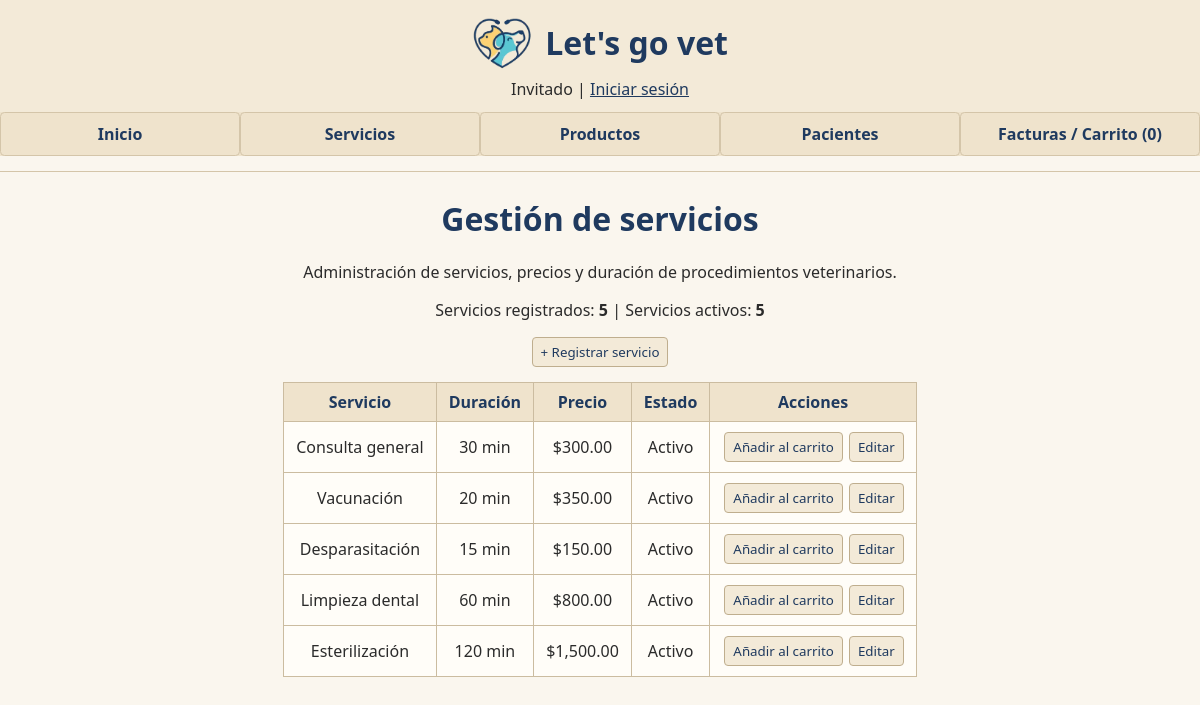
The page /index.php?page=servicios on the database its author committed.
### tables this page shows
CREATE TABLE `servicios` (
  `id_servicio` int(11) NOT NULL,
  `servicio` varchar(150) NOT NULL,
  `duracion` varchar(50) DEFAULT '30 min',
  `descripcion` varchar(255) DEFAULT '',
  `tipo_cobro` varchar(50) DEFAULT 'Consulta',
  `precio` decimal(10,2) NOT NULL,
  `activo` tinyint(1) DEFAULT 1,
  `creado_en` timestamp NULL DEFAULT current_timestamp()
);

### pages/servicios.php (the view, shortened to what this page needs)
<?php
$total_servicios = $conection->query("SELECT COUNT(*) AS total FROM servicios")->fetch_assoc()['total'];
$activos_servicios = $conection->query("SELECT COUNT(*) AS total FROM servicios WHERE activo = 1")->fetch_assoc()['total'];
$resultado = $conection->query("SELECT id_servicio, servicio, duracion, precio, activo FROM servicios");
?>
<h1>Gestión de servicios</h1>
<p>Administración de servicios, precios y duración de procedimientos veterinarios.</p>
<p>Servicios registrados: <strong><?= $total_servicios ?></strong> | Servicios activos: <strong><?= $activos_servicios ?></strong></p>
<button popovertarget="nuevo-servicio">+ Registrar servicio</button>
<table>
    <thead>
        <tr>
            <th>Servicio</th>
            <th>Duración</th>
            <th>Precio</th>
            <th>Estado</th>
            <th>Acciones</th>
        </tr>
    </thead>
    <tbody>
        <?php while ($row = $resultado->fetch_assoc()): ?>
        <tr>
            <td><?= htmlspecialchars($row['servicio']) ?></td>
            <td><?= htmlspecialchars($row['duracion'] ?? '') ?></td>
            <td>$<?= number_format($row['precio'], 2) ?></td>
            <td><?= $row['activo'] ? 'Activo' : 'Inactivo' ?></td>
            <td>
                <form action="config/sesion.php" method="POST">
                    <button type="submit" <?= !$row['activo'] ? 'disabled' : '' ?>>Añadir al carrito</button>
                </form>
                <button type="button" popovertarget="serv-<?= $row['id_servicio'] ?>">Editar</button>
            </td>
        </tr>
        <?php endwhile; ?>
    </tbody>
</table>

### estilos.css (style rules this page uses)
body { margin: 0; font-family: 'Segoe UI', Arial, sans-serif; background-color: #faf6ee; color: #2b2b2b; text-align: center; }
h1, h2, h3 { color: #1f3a5f; }
table { border-collapse: collapse; margin: 15px auto; background-color: #fffdf8; }
th, td { border: 1px solid #cbbca0; padding: 8px 12px; }
th { background-color: #efe3cc; color: #1f3a5f; }
td form { display: inline-block; margin: 2px; }
input, select, button { font-family: inherit; padding: 5px 8px; border: 1px solid #bfae8e; border-radius: 4px; }
button { background-color: #f3ead8; color: #1f3a5f; cursor: pointer; }

### rows shown on the page
servicios: servicio "Consulta general", duracion "30 min", precio "300.00", activo "Activo"
servicios: servicio "Vacunación", duracion "20 min", precio "350.00", activo "Activo"
servicios: servicio "Desparasitación", duracion "15 min", precio "150.00", activo "Activo"
servicios: servicio "Limpieza dental", duracion "60 min", precio "800.00", activo "Activo"
servicios: servicio "Esterilización", duracion "120 min", precio "1,500.00", activo "Activo"

### other values the page prints
$total_items "0"
$total_servicios "5"
$activos_servicios "5"
